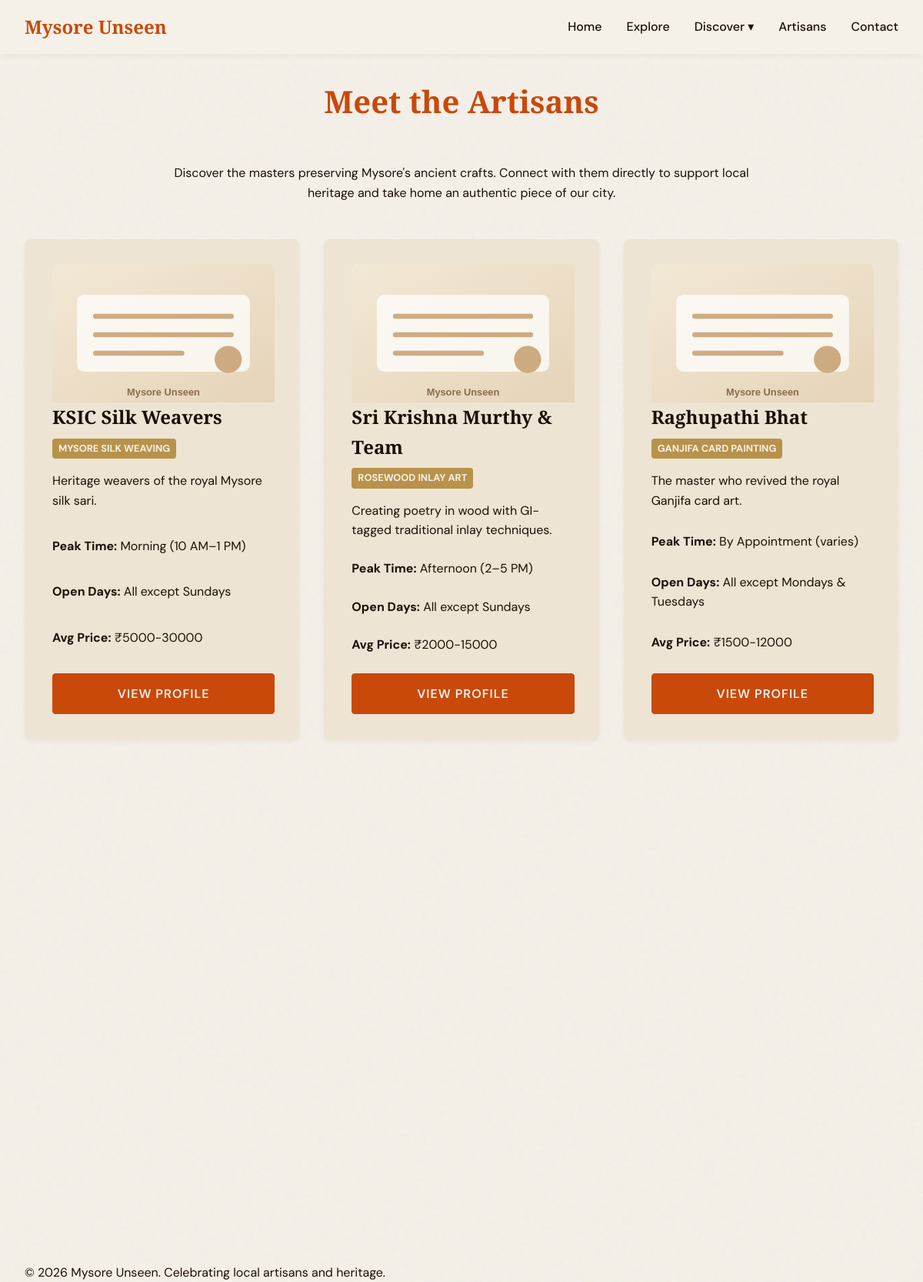
The page /artisans on the database its author committed.
### models.py (models this page shows, shortened)
class Artisan(db.Model):
    id = db.Column(db.Integer, primary_key=True)
    name = db.Column(db.String(100), nullable=False)
    craft = db.Column(db.String(100), nullable=False)
    years_experience = db.Column(db.Integer, nullable=False)
    short_bio = db.Column(db.String(200), nullable=False)
    bio = db.Column(db.Text, nullable=False)
    contact_email = db.Column(db.String(100), nullable=True)
    whatsapp = db.Column(db.String(20), nullable=True)
    image_url = db.Column(db.String(300), nullable=True)
    average_price = db.Column(db.String(50), nullable=True)
    closed_days = db.Column(db.String(100), nullable=True)
    rush_time = db.Column(db.String(100), nullable=True)
    bus_routes = db.Column(db.String(200), nullable=True)

### app.py (the view)
@app.route('/artisans')
def artisans():
    artisans = Artisan.query.all()
    for a in artisans:
        try:
            a.image_url = get_image(ARTISAN_IMAGES, a.name)
        except:
            a.image_url = DEFAULT_IMAGE
    return render_template('artisans.html', artisans=artisans)

### image_data.py (called while the page is built)
def get_image(mapping, name):
    if not name:
        return DEFAULT_IMAGE
    name_lower = name.lower()
    for key, url in mapping.items():
        if key.lower() in name_lower or name_lower in key.lower():
            return url
    return DEFAULT_IMAGE

### templates/artisans.html (shortened to what this page needs)
{% extends 'base.html' %}
{% block content %}
<section class="artisans-header container fade-in" style="margin-top: 100px;">
    <h1 class="section-title">Meet the Artisans</h1>
    <p style="text-align: center; margin-bottom: 3rem; max-width: 800px; margin-inline: auto;">
        Discover the masters preserving Mysore's ancient crafts. Connect with them directly to support local heritage and take home an authentic piece of our city.
    </p>
    <div class="card-grid">
        {% for artisan in artisans %}
        <div class="card fade-in">
            {% if artisan.image_url %}
            <img src="{{ artisan.image_url }}" alt="{{ artisan.name }}" style="width:100%; height:180px; object-fit:cover; border-radius:8px 8px 0 0;" onerror="this.src='/static/images/placeholder.svg'">
            {% endif %}
            <h3>{{ artisan.name }}</h3>
            <span class="card-badge">{{ artisan.craft }}</span>
            <p>{{ artisan.short_bio }}</p>
            <p><strong>Peak Time:</strong> {{ artisan.rush_time or '10:00 AM - 6:00 PM' }}</p>
            <p><strong>Open Days:</strong> {% if artisan.closed_days %}All except {{ artisan.closed_days }}{% else %}Daily{% endif %}</p>
            {% if artisan.average_price %}<p><strong>Avg Price:</strong> {{ artisan.average_price }}</p>{% endif %}
            <a href="{{ url_for('artisan_detail', artisan_id=artisan.id) }}" class="btn btn-primary" style="margin-top: auto; text-align: center;">View Profile</a>
        </div>
        {% else %}
        <p>No artisans found in the database.</p>
        {% endfor %}
    </div>
</section>
{% endblock %}

### templates/base.html (shortened to what this page needs)
<!DOCTYPE html>
<html lang="en">
<head>
    <link rel="stylesheet" href="{{ url_for('static', filename='style.css') }}">
</head>
<body>
    <header>
        <nav>
            <div class="logo"><a href="{{ url_for('index') }}">Mysore Unseen</a></div>
            <ul class="nav-links">
                <li><a href="{{ url_for('index') }}">Home</a></li>
                <li><a href="{{ url_for('explore') }}">Explore</a></li>
                <li class="dropdown">
                    <a href="#" class="dropdown-toggle">Discover &#9662;</a>
                </li>
                <li><a href="{{ url_for('artisans') }}">Artisans</a></li>
                <li><a href="{{ url_for('contact') }}">Contact</a></li>
            </ul>
        </nav>
    </header>
    <main>
        {% block content %}{% endblock %}
    </main>
    <footer>
        <div class="container">
            <p>&copy; 2026 Mysore Unseen. Celebrating local artisans and heritage.</p>
        </div>
    </footer>
</body>
</html>

### static/style.css (style rules this page uses)
:root { --saffron: #C8490A; --ivory: #F5F0E8; --espresso: #1C0F06; --gold: #B8924A; --cream: #EDE4D3; --font-heading: 'Playfair Display', serif; --font-body: 'DM Sans', sans-serif; --transition: all 0.3s ease; }
* { margin: 0; padding: 0; box-sizing: border-box; }
body { font-family: var(--font-body); background-color: var(--ivory); color: var(--espresso); line-height: 1.6; overflow-x: hidden; display: flex; flex-direction: column; min-height: 100vh; }
h1, h2, h3, h4, h5, h6 { font-family: var(--font-heading); font-weight: 700; color: var(--espresso); }
a { text-decoration: none; color: inherit; }
.btn { display: inline-block; padding: 0.8rem 1.5rem; font-family: var(--font-body); font-weight: 600; text-transform: uppercase; letter-spacing: 1px; border: 1px solid var(--saffron); background: transparent; color: var(--saffron); cursor: pointer; transition: var(--transition); border-radius: 4px; }
.btn-primary { background: var(--saffron); color: var(--ivory); }
.container { max-width: 1200px; margin: 0 auto; padding: 0 2rem; }
header { background-color: rgba(245, 240, 232, 0.95); position: fixed; width: 100%; top: 0; z-index: 1000; box-shadow: 0 2px 10px rgba(0,0,0,0.05); backdrop-filter: blur(5px); }
nav { display: flex; justify-content: space-between; align-items: center; padding: 1rem 2rem; max-width: 1200px; margin: 0 auto; }
.logo { font-family: var(--font-heading); font-size: 1.5rem; font-weight: 700; color: var(--saffron); }
.nav-links { display: flex; gap: 2rem; list-style: none; align-items: center; }
.nav-links a { font-weight: 500; transition: var(--transition); }
.dropdown { position: relative; }
main { flex-grow: 1; }
section { padding: 5rem 0; }
.section-title { text-align: center; font-size: 2.5rem; margin-bottom: 3rem; color: var(--saffron); }
.card-grid { display: grid; grid-template-columns: repeat(auto-fill, minmax(300px, 1fr)); gap: 2rem; }
.card { background: var(--cream); border-radius: 8px; padding: 2rem; box-shadow: 0 4px 6px rgba(0,0,0,0.05); transition: var(--transition); border-left: 4px solid transparent; display: flex; flex-direction: column; position: relative; }
.card h3 { font-size: 1.5rem; margin-bottom: 0.5rem; }
.card-badge { display: inline-block; background: var(--gold); color: var(--ivory); padding: 0.2rem 0.5rem; border-radius: 4px; font-size: 0.8rem; font-weight: bold; margin-bottom: 1rem; text-transform: uppercase; align-self: flex-start; }
.card p { margin-bottom: 1.5rem; flex-grow: 1; }
.fade-in { opacity: 0; transform: translateY(20px); transition: opacity 0.6s ease-out, transform 0.6s ease-out; }
.fade-in.appear { opacity: 1; transform: translateY(0); }

### rows shown on the page
Artisan: name "KSIC Silk Weavers", craft "MYSORE SILK WEAVING", short_bio "Heritage weavers of the royal Mysore silk sari.", rush_time "Morning (10 AM–1 PM)", closed_days "Sundays", average_price "₹5000-30000"
Artisan: name "Sri Krishna Murthy & Team", craft "ROSEWOOD INLAY ART", short_bio "Creating poetry in wood with GI-tagged traditional inlay techniques.", rush_time "Afternoon (2–5 PM)", closed_days "Sundays", average_price "₹2000-15000"
Artisan: name "Raghupathi Bhat", craft "GANJIFA CARD PAINTING", short_bio "The master who revived the royal Ganjifa card art.", rush_time "By Appointment (varies)", closed_days "Mondays & Tuesdays", average_price "₹1500-12000"
